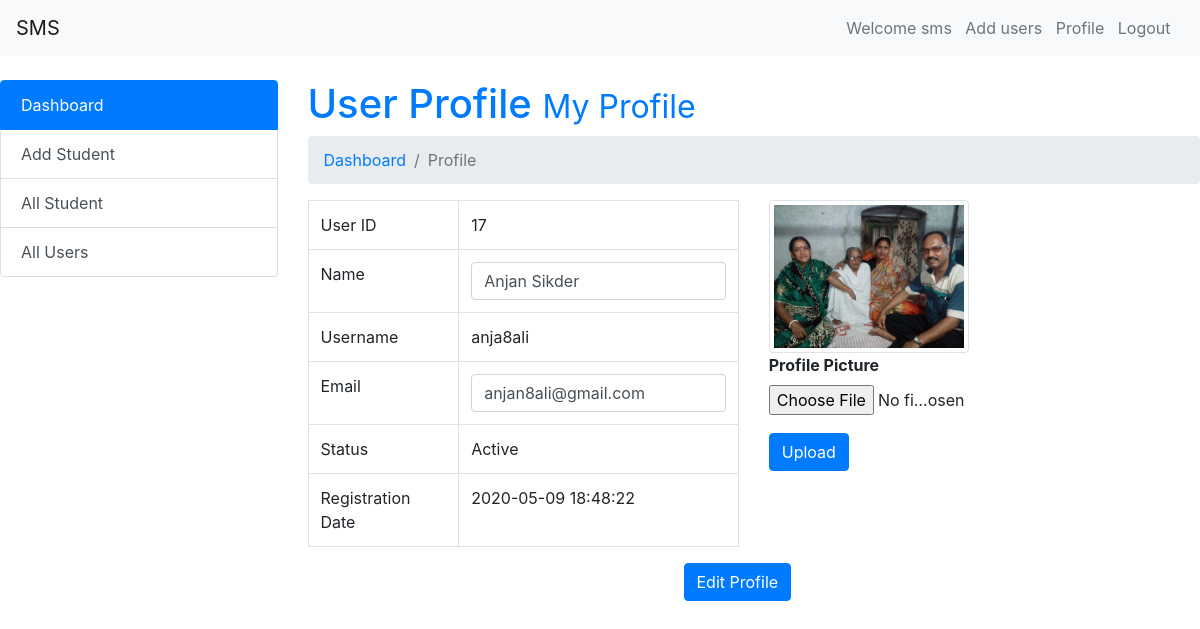
The page /project/admin/index.php?page=profile (signed in) on the database its author committed.
### tables this page shows
CREATE TABLE `users` (
  `id` int(5) NOT NULL,
  `name` varchar(50) NOT NULL,
  `email` varchar(50) NOT NULL,
  `username` varchar(50) NOT NULL,
  `password` varchar(100) NOT NULL,
  `photo` varchar(50) NOT NULL,
  `status` varchar(55) NOT NULL,
  `datetime` timestamp NOT NULL DEFAULT CURRENT_TIMESTAMP
);

### project/admin/profile.php (the view, shortened to what this page needs)
<?php
require_once "dbcon.php";
$session_user=$_SESSION['username'];
$result=mysqli_query($con,"SELECT * FROM `users`WHERE `username`='$session_user'");
$row=mysqli_fetch_assoc($result);
?>
<h1 class="text-primary">User Profile <small>My Profile</small></h1>
<nav aria-label="breadcrumb">
  <ol class="breadcrumb">
    <li class="breadcrumb-item active" aria-current="page"><a href="index.php?page=dashboard">Dashboard</a></li>
    <li class="breadcrumb-item active" aria-current="page">Profile</li>
  </ol>
</nav>
<div class="row">
<div class="col-md-6">
<form action="" method="post">
<table class="table table-bordered">
 <tr>
 	<td>User ID</td>
 	<td><?php echo $row['id'];?></td>
 </tr>
<tr>
 	<td>Name</td>
 	<td><input type="text" name="uname"  class="form-control" required="" value="<?= $row['name'];?>"></td>
 </tr>
<tr>
 	<td>Username</td>
  	<td><?php echo $row['username'];?></td>
 </tr>
 <tr>
 	<td>Email</td>
 	<td><input type="email" name="email"  class="form-control" required="" value="<?= $row['email'];?>"></td>
 </tr>
<tr>
 	<td>Status</td>
 	<td><?php echo ucwords($row['status']);?></td>
 </tr>
<tr>
 	<td>Registration Date</td>
 	<td><?php echo $row['datetime'];?></td>
 </tr>
</table>
 <div class="submit" style="margin-left: 376px">
        <input type="submit" name="edit" value="Edit Profile" class="btn btn-primary " >
      </div>
</div>
<div class="col-md-3">
<img class="img-thumbnail" src="images/<?php echo $row['photo'];?>">
<form action="" method="post" enctype="multipart/form-data">
  <div class="form-group">
    <label for="exampleFormControlFile1"><b>Profile Picture</b></label>
    <input type="file" name="photo" class="form-control-file" id="exampleFormControlFile1">
    <input type="submit" name="upload" value="Upload" class="btn btn-primary " style="margin-top: 18px" >
  </div>
</form>
</div>
</div>

### project/admin/in.css (style rules this page uses)
body { margin: 0; }

### rows shown on the page
users: id "17", uname "Anjan Sikder", username "anja8ali", email "anjan8ali@gmail.com", status "Active", datetime "2020-05-09 18:48:22", photo (picture)
